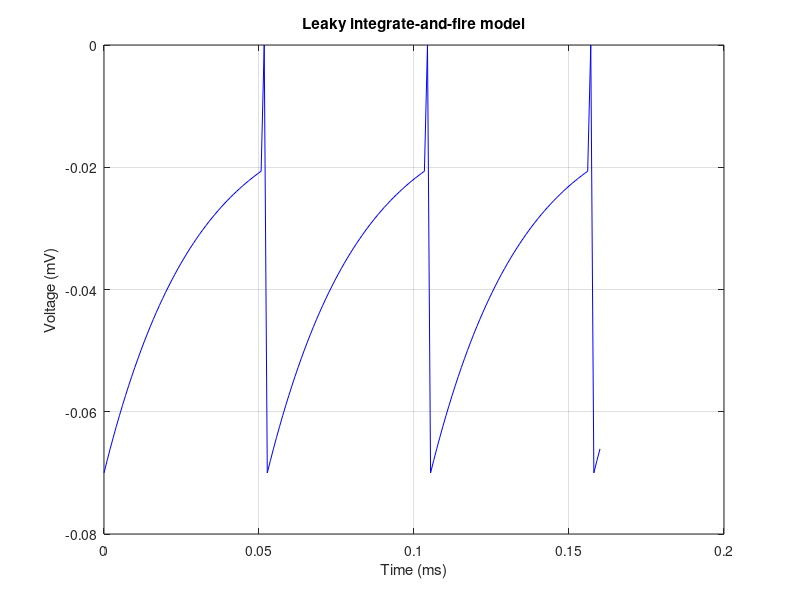

This figure's MATLAB source:
%													
%	Leaky integrate-and-fire model without noise	
%		

%% CLEANUP
clear

%constants
V_th = -0.02;                           % spike threshold -> -50 mv
tau = 0.03;                             % taum -> R*C -> 10 ms or 0.030;
R_m = 3e7;                              % membrane resistance -> 10 Mega ohms or 3e7
C = 1;                                  % membrane capacitance

%time
dt = 0.001;                             % time in msec or 0.001
dur = 0.16;                             % duration of simulation in msec or 0.5
n_iter = floor(dur ./ dt)+1;            % number of iterations

%potential 
V_0 = -0.07;                            % The initial membrane potential -> 0.05mV
V = zeros(1, n_iter + 1);               % array to store all potential during simulation
V (1) = V_0;                            % store V_0 in the first index of V 
EL = -0.07;                             % resting potencial
V_reset = -0.07;                        % reset value

%injection current
I_inj = 2e-9;                        					 % electrode current input --> 2e-9

%spike 
time = linspace(0, dur, n_iter + 1);    % time vector of simulation
t_spike = 0;                            % time of a spike occurrence
n_spikes = 0;                           % number of spikes
r_period = 0.02;                       % refractory period

% using Euler's method for diferential equations we have the following
%1. define f(x,y)
%2. input t_0 and y_0
%3. input step size h and the number of steps n
%4. from j = 1 to n do
%	a) m = f(x_0, y_0)
%	b) y_1 = y_0 + h * m;
%	c) t_1 = t_0 + h
%	d) print t_1 and y_1
%	e) t_0 = t_1
%	f) y_0 = y_1
%4. end

for i = 1 : n_iter
    
    dV = (dt./tau) .* (EL - V(i) + R_m .* I_inj);                           % LIF equation
	V (i + 1) = V (i) + dV;                                             	% update
    if (V (i + 1) > V_th)								                 	% check if potential is high enough for spike to occurr
        if (n_spikes > 0)								                 	% check if spike has already occurred
            if (time (i) >= (t_spike + r_period))		                 	% check if in refractory period							
                V (i + 1) = V_reset;					                 	% reset voltage
                t_spike = time (i);						                 	% mark spike time
                V(i) = -0;
                n_spikes = n_spikes+1;				                     	% increment number of spikes 
            end          
        else 											                 	% no spike has occured 
        	V (i + 1) = V_reset;						                 	% reset potential
            V(i) = -0;
            t_spike = time (i);							                 	% mark spike time
        	n_spikes = n_spikes + 1;					                 	% increment number of spikes
        end 
    end
end

% plotting the graph %
plot(time, V, 'color', 'blue');
title('Leaky integrate-and-fire model');
xlabel('Time (ms)')
ylabel('Voltage (mV)')
grid on
